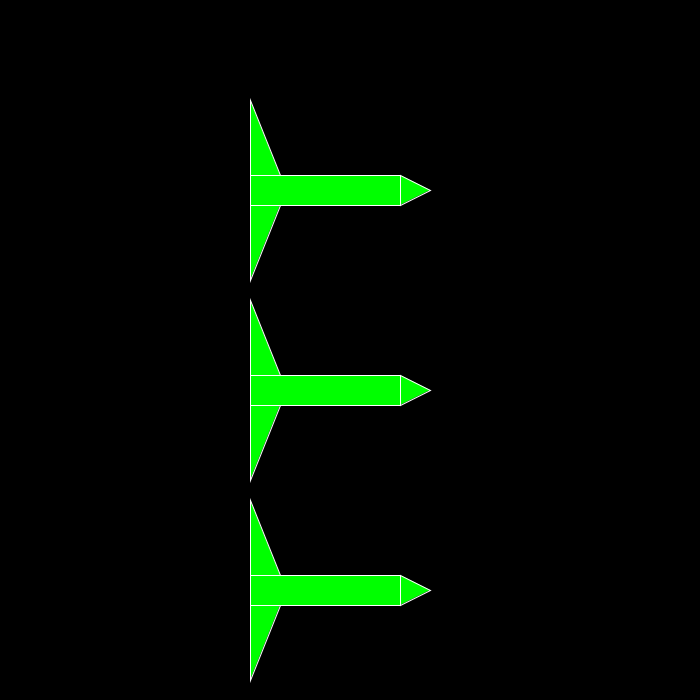
Frame 1 (no input)
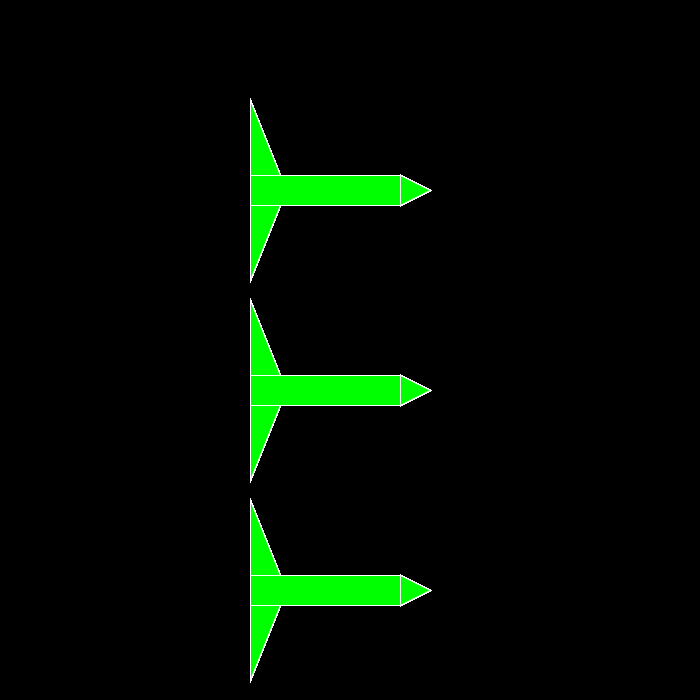
Frame 60 (the mouse pressed at the canvas centre just before this capture)
Frame 120 (the mouse held since frame 60 and released just before this capture): identical to frame 60, image omitted

The Processing sketch that drew these frames (run headless with seeded random() and noise(); from frame 60 on, the mouse is pressed at the canvas centre):

// Processing sketch: processing_182557
// ── processing_182557.pde


void setup()
{
  size(700,700);
  background(0);
  stroke(255,255,255);
  fill(0,255,0);
  
};

void draw()
{
  dr(100,25);
  dr(100,225);
  dr(100,425);
};


void dr(int x,int y)
{
   rect(150+x,150+y,150,30);
   triangle(150+x,150+y,150+x,75+y,180+x,150+y);
   triangle(150+x,180+y,180+x,180+y,150+x,255+y);
   triangle(300+x,150+y,330+x,165+y,300+x,180+y);
};
